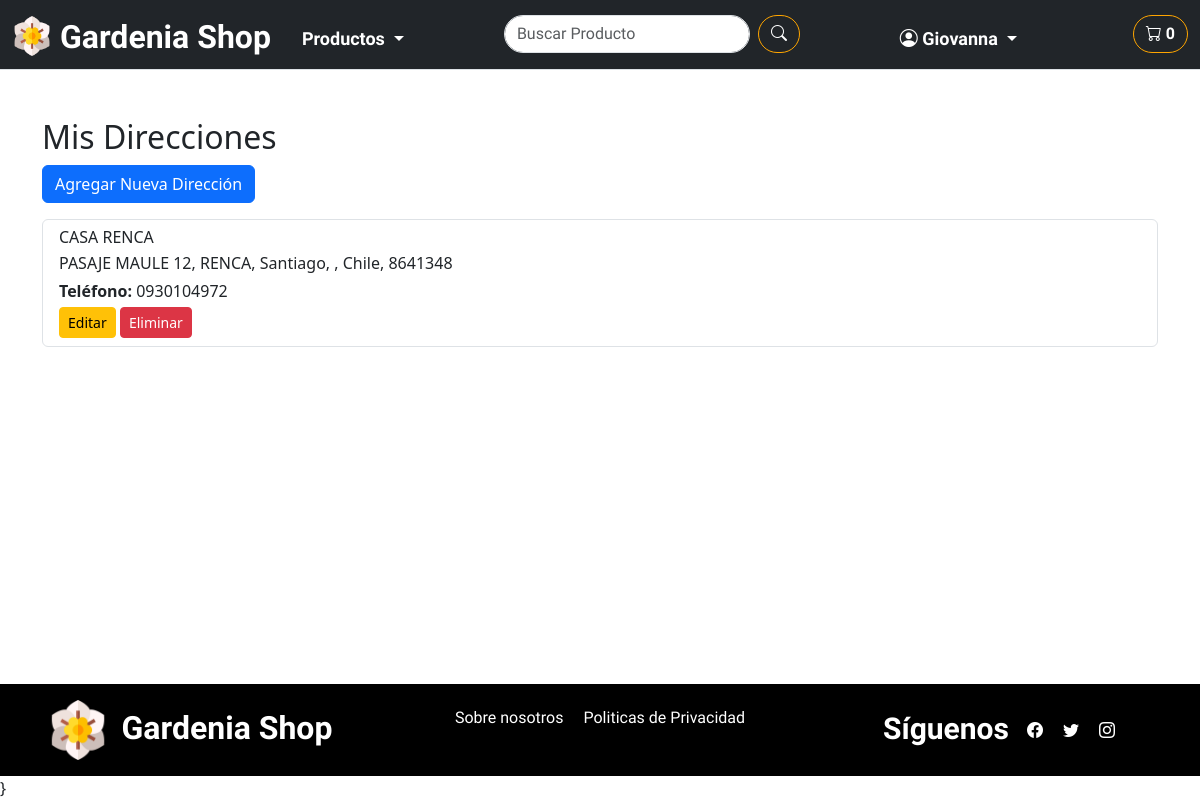
Page /shopWeb/profile/direcciones/ (signed in) on the committed database.
### shopWeb/models.py (models this page shows, shortened)
class User_direccion(models.Model):
    user = models.ForeignKey(User, on_delete=models.CASCADE)
    id_direccion=models.AutoField(primary_key=True)
    nombre_dirreccion= models.CharField( max_length=100, default='Dirrección de envio')
    direccion = models.CharField(max_length=100)
    ciudad = models.CharField(max_length=100)
    region = models.CharField(max_length=100)
    codigo_postal = models.CharField(max_length=100)
    pais = models.CharField(max_length=100)
    telefono = models.CharField(max_length=100)

### shopWeb/views.py (the view)
# urls.py: path('profile/direcciones/', views.direcciones, name='direcciones'),
@login_required
def direcciones(request):
    direcciones = User_direccion.objects.filter(user=request.user)
    return render(request, 'shopWeb/perfil_cliente/direcciones.html', {'direcciones': direcciones})

### shopWeb/templates/shopWeb/perfil_cliente/direcciones.html (shortened to what this page needs)
{% extends 'shopWeb/layouts/base.html' %}
{% block content %}
<div class="container mt-5">
    <h2>Mis Direcciones</h2>
    <a href="{% url 'agregar_direccion' %}" class="btn btn-primary mb-3">Agregar Nueva Dirección</a>
    {% if direcciones.exists %}
    <div class="list-group">
        {% for direccion in direcciones %}
        <div class="list-group-item">
            <h6 class="mb-1">{{ direccion.nombre_dirreccion }}</h6>
            <p class="mb-1">{{ direccion.direccion }}, {{ direccion.ciudad }}, {{ direccion.estado }}, {{ direccion.pais }}, {{ direccion.codigo_postal }}</p>
            <p class="mb-1"><strong>Teléfono:</strong> {{ direccion.telefono }}</p>
            <a href="{% url 'editar_direccion' direccion.id_direccion %}" class="btn btn-sm btn-warning">Editar</a>
            <form action="{% url 'eliminar_direccion' direccion.id_direccion %}" method="POST" class="d-inline">
                <button type="submit" class="btn btn-sm btn-danger">Eliminar</button>
            </form>
        </div>
        {% endfor %}
    </div>
    {% else %}
    <p>No tienes direcciones guardadas. <a href="{% url 'agregar_direccion' %}">Agregar dirección de envío</a></p>
    {% endif %}
</div>
{% endblock %}

### shopWeb/templates/shopWeb/layouts/navbar.html (shortened to what this page needs)
{% load static %}
<link rel="stylesheet" type="text/css" href="{% static 'css/style.css' %}">
<nav
    class="navbar navbar-dark navbar-expand-lg bg-dark sticky-top border-bottom pb-0">
    <div
        class="container-fluid d-flex align-items-center justify-content-between">
        <div class="d-flex align-items-start">
            <img src="{% static 'img/logo/logo_color.png' %}" alt="logo color"
                width="40" class="me-2 mt-2">
            <a class="navbar-brand dancing-script-font"
                href="{% url 'index' %}">
                <h5>Gardenia Shop</h5>
            </a>
        </div>
        <div class="offcanvas bg-dark offcanvas-end flex-column" id="offcanvas"
            aria-labelledby="offcanvasLabel">
            <div class="offcanvas-body justify-content-start align-items-start">
                <ul
                    class="navbar-nav me-auto d-flex flex-column flex-lg-row flex-grow-1 align-items-start justify-content-between">
                    <li class="nav-item dropdown">
                        <a class="nav-link dropdown-toggle comfortaa-font"
                            href="#PRODUCTOS" id="navbarDropdownMenuLink1"
                            role="button" data-bs-toggle="dropdown"
                            aria-expanded="false">
                            Productos
                        </a>
                    </li>
                    <form class="d-flex" role="search">
                        <input type="text" class="form-control me-2"
                            placeholder="Buscar Producto">
                        <button type="submit" class="btn btn-outline-success">
                            <i class="bi bi-search"></i>
                        </button>
                    </form>
                    {% if request.user.is_authenticated %}
                    {% if request.user.is_staff %}
                    <li class="nav-item dropdown">
                        <a class="nav-link dropdown-toggle"
                            id="navbarDropdownMenuLink1" role="button"
                            data-bs-toggle="dropdown" aria-expanded="false">
                            <i class="bi bi-person-circle"></i>
                            {{request.user.username}}
                        </a>
                        <ul class="dropdown-menu"
                            aria-labelledby="navbarDropdownMenuLink1">
                            <li><a class="dropdown-item"
                                    href="{% url 'productos_admin' %}">Productos</a></li>
                            <li><a class="dropdown-item"
                                    href="{% url 'agregar_producto' %}">Añadir
                                    Producto</a></li>
                            <li><a class="dropdown-item"
                                    href="{% url 'logout' %}">Cerrar
                                    Sesión</a></li>
                        </ul>
                    </li>
                    {% else %}
                    <li class="nav-item dropdown">
                        <a class="nav-link dropdown-toggle"
                            id="navbarDropdownMenuLink1" role="button"
                            data-bs-toggle="dropdown" aria-expanded="false">
                            <i class="bi bi-person-circle"></i>
                            {{request.user.first_name}}
                        </a>
                    </li>
                    {% endif %}
                    {% else %}
                    <a class="nav-link comfortaa-font" id="singin" href="#"
                        data-bs-toggle="modal" data-bs-target="#modalSignin">
                        <i class="bi bi-person-circle"></i> Iniciar Sesión
                    </a>
                    {% endif %}
                    <button class="btn btn-outline-success ms-3 carrito-button"
                        type="button" data-bs-toggle="offcanvas"
                        data-bs-target="#carrito-offcanvas"
                        aria-controls="offcanvasCarrito">
                        <i class="bi bi-cart"></i>
                        <span id="carrito-icono">0</span>
                    </button>
                </ul>
            </div>
        </div>
    </div>
</nav>

### shopWeb/static/css/style.css (style rules this page uses)
:root { --color-primary: #FFA500; --color-secondary: #FFD700; --color-tertiary: #32CD32; --color-red: #aa2929f0; --color-dark: #333333; --color-light: #FFFFFF; --color-black: #000000; }
html, body { height: 100vh; }
body { display: flex; flex-direction: column; }
.dancing-script-font { font-family: "Dancing Script", cursive; font-optical-sizing: auto; font-size: xx-large; font-weight: 700; font-style: normal; }
.comfortaa-font { font-family: "Comfortaa", sans-serif; font-optical-sizing: auto; font-weight: 700; font-style: normal; }
h5 { padding-top: 5px; font-family: "Dancing Script", cursive; font-optical-sizing: auto; font-size: xx-large; font-weight: 700; font-style: normal; color: var(--color-light); }
ul { list-style: none; }
a { text-decoration: none; color: var(--color-light); }
.navbar-brand { font-size: 30px; font-weight: bold; }
.nav-link { font-family: "Comfortaa", sans-serif; font-size: 18px; font-weight: bold; color: var(--color-light); padding: 10px 15px; white-space: nowrap; }
#navbarDropdownMenuLink1 { color: var(--color-light); font-family: "Comfortaa", sans-serif; font-size: 18px; font-weight: bold; padding: 10px 15px; }
.form-control { border-radius: 25px; font-family: "Comfortaa", sans-serif; }
.btn-outline-success { border-color: var(--color-primary); color: var(--color-light); font-weight: bold; border-radius: 25px; white-space: nowrap; }
.offcanvas-body { padding: 20px; overflow-y: auto; }
.politicas-page p, ul, li { font-family: "Comfortaa", sans-serif; font-size: 18px; font-weight: bold; color: var(--color-dark); }

### rows in the picture
User_direccion: nombre_dirreccion "CASA RENCA", direccion "PASAJE MAULE 12, RENCA", ciudad "Santiago", pais "Chile", codigo_postal "8641348", telefono "0930104972"

### other values in the picture
{{ request.user.first_name }} "Giovanna"
